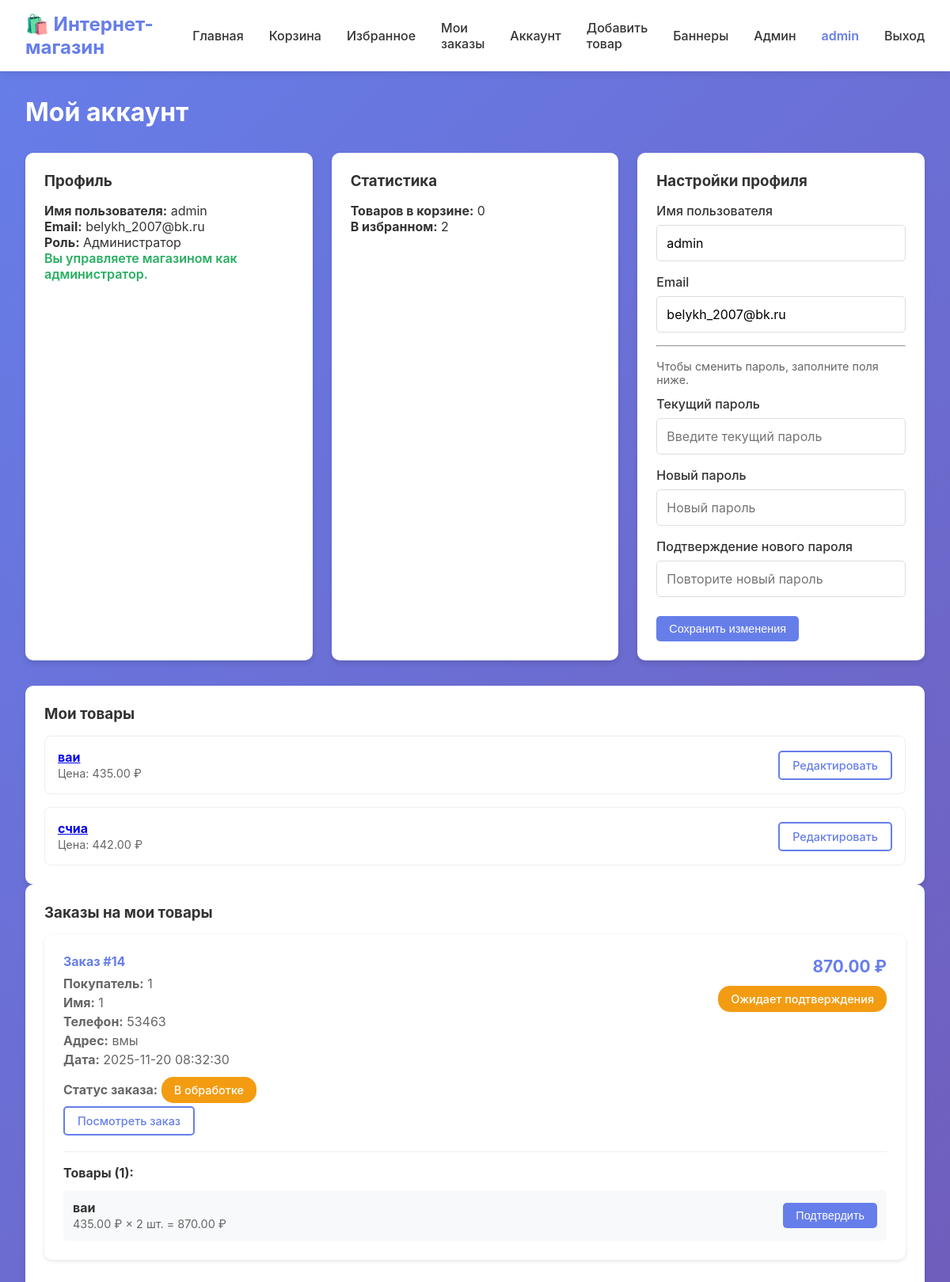
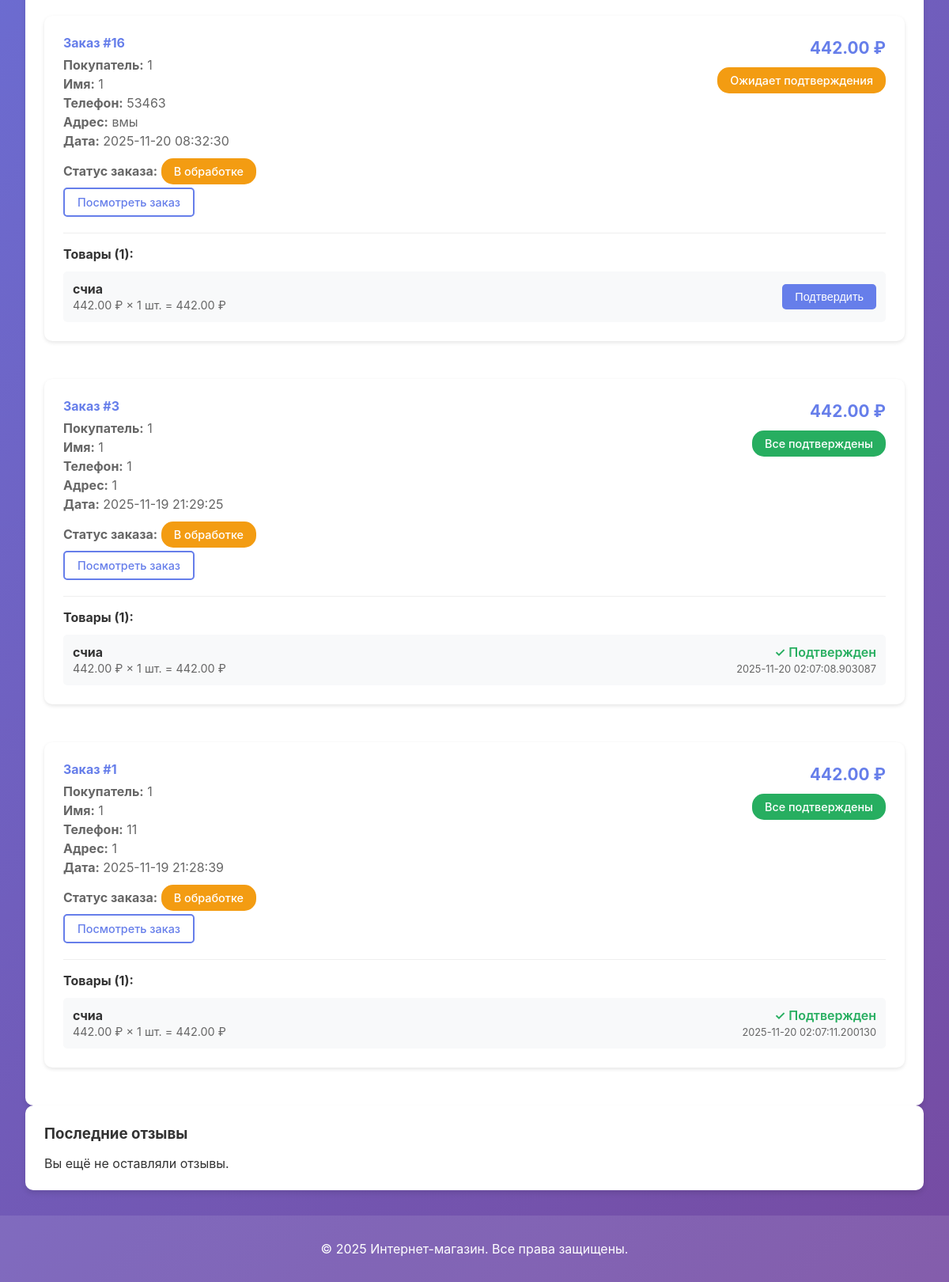
Before: /account (signed in) with the older database file (2 pictures, top to bottom).
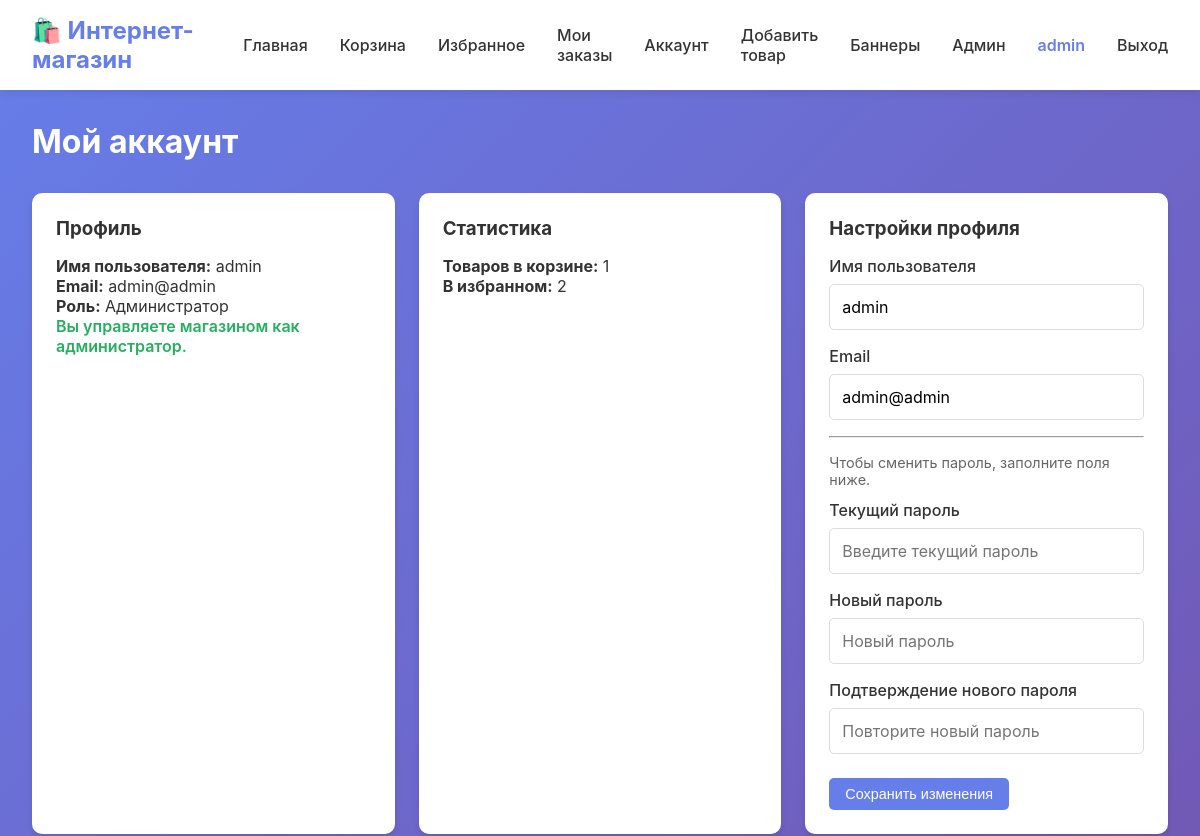
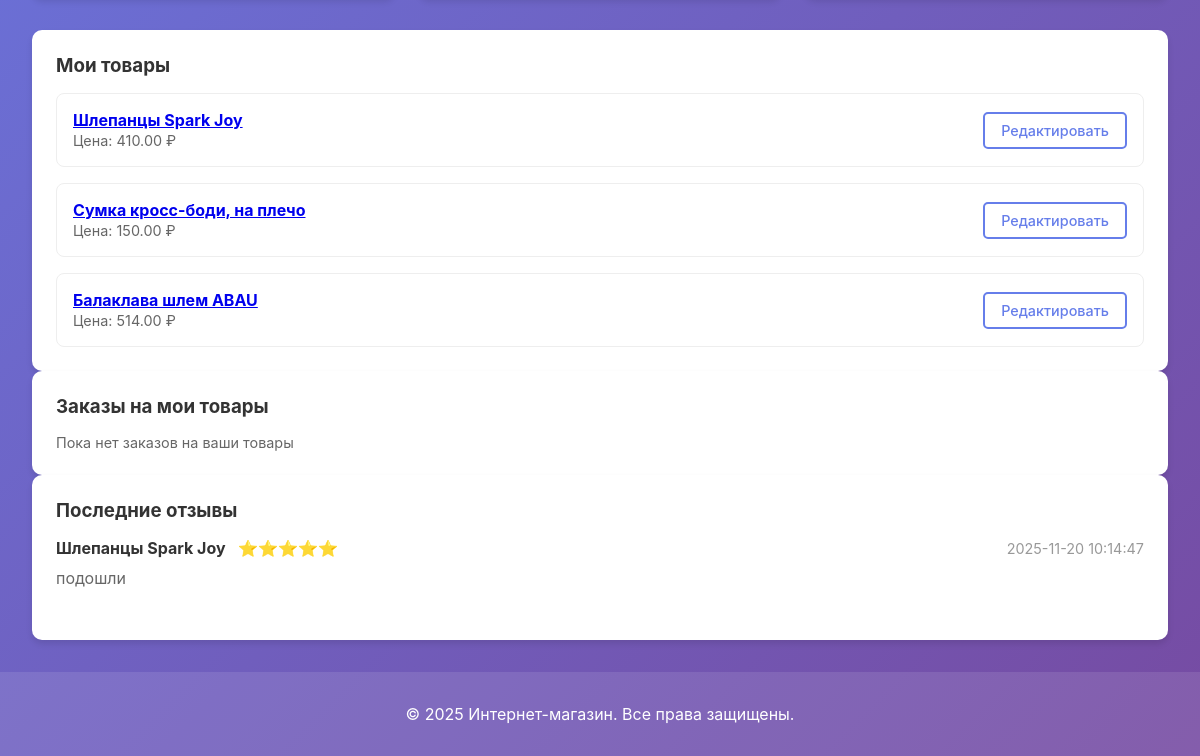
After: the same page with the newer database file (2 pictures, top to bottom).
### tables this page shows
CREATE TABLE users
                 (id INTEGER PRIMARY KEY AUTOINCREMENT,
                  username TEXT UNIQUE NOT NULL,
                  email TEXT UNIQUE NOT NULL,
                  password TEXT NOT NULL, role TEXT NOT NULL DEFAULT 'buyer', seller_request_status TEXT NOT NULL DEFAULT 'none');

CREATE TABLE products
                 (id INTEGER PRIMARY KEY AUTOINCREMENT,
                  name TEXT NOT NULL,
                  description TEXT,
                  price REAL NOT NULL,
                  image TEXT,
                  category TEXT,
                  stock INTEGER DEFAULT 0,
                  created_by_user_id INTEGER, specifications TEXT, is_approved INTEGER DEFAULT 0,
                  FOREIGN KEY (created_by_user_id) REFERENCES users(id));

CREATE TABLE orders
                 (id INTEGER PRIMARY KEY AUTOINCREMENT,
                  user_id INTEGER NOT NULL,
                  total_amount REAL NOT NULL,
                  customer_name TEXT NOT NULL,
                  customer_phone TEXT NOT NULL,
                  delivery_address TEXT NOT NULL,
                  comment TEXT,
                  payment_status TEXT NOT NULL DEFAULT 'pending',
                  payment_reference TEXT,
                  status TEXT DEFAULT 'pending',
                  cancelled_at TIMESTAMP,
                  cancelled_by INTEGER,
                  created_at TIMESTAMP DEFAULT CURRENT_TIMESTAMP,
                  FOREIGN KEY (user_id) REFERENCES users(id));

CREATE TABLE order_items
                 (id INTEGER PRIMARY KEY AUTOINCREMENT,
                  order_id INTEGER NOT NULL,
                  product_id INTEGER NOT NULL,
                  product_name TEXT NOT NULL,
                  price REAL NOT NULL,
                  quantity INTEGER NOT NULL,
                  seller_id INTEGER,
                  seller_confirmed INTEGER DEFAULT 0,
                  confirmed_at TIMESTAMP,
                  FOREIGN KEY (order_id) REFERENCES orders(id),
                  FOREIGN KEY (product_id) REFERENCES products(id));

CREATE TABLE reviews
                 (id INTEGER PRIMARY KEY AUTOINCREMENT,
                  user_id INTEGER NOT NULL,
                  product_id INTEGER NOT NULL,
                  rating INTEGER NOT NULL CHECK(rating >= 1 AND rating <= 5),
                  comment TEXT,
                  created_at TIMESTAMP DEFAULT CURRENT_TIMESTAMP,
                  FOREIGN KEY (user_id) REFERENCES users(id),
                  FOREIGN KEY (product_id) REFERENCES products(id));

### app.py (the view)
@app.route('/account')
@login_required
def account():
    conn = get_db()
    user = conn.execute('SELECT username, email, role, seller_request_status FROM users WHERE id = ?', (session['user_id'],)).fetchone()
    if user and session.get('role') != user['role']:
        session['role'] = user['role']
    cart_count_row = conn.execute(
        'SELECT COALESCE(SUM(quantity), 0) as total FROM cart WHERE user_id = ?',
        (session['user_id'],)
    ).fetchone()
    favorites_count_row = conn.execute(
        'SELECT COUNT(*) as total FROM favorites WHERE user_id = ?',
        (session['user_id'],)
    ).fetchone()
    reviews = conn.execute(
        '''SELECT r.rating, r.comment, r.created_at, p.name
           FROM reviews r
           JOIN products p ON r.product_id = p.id
           WHERE r.user_id = ?
           ORDER BY r.created_at DESC
           LIMIT 5''',
        (session['user_id'],)
    ).fetchall()
    seller_products = []
    seller_orders = []
    if user['role'] in ('seller', 'admin'):
        seller_products = conn.execute(
            'SELECT id, name, price FROM products WHERE created_by_user_id = ? ORDER BY id DESC',
            (session['user_id'],)
        ).fetchall()
        order_ids = conn.execute('''
            SELECT DISTINCT o.id
            FROM orders o
            JOIN order_items oi ON o.id = oi.order_id
            WHERE oi.seller_id = ? AND o.user_id != ?
            ORDER BY o.created_at DESC
        ''', (session['user_id'], session['user_id'])).fetchall()
        seller_orders = []
        for row in order_ids:
            order_id = row['id']
            order = conn.execute('''
                SELECT o.id, o.user_id, o.total_amount, o.customer_name, o.customer_phone,
                       o.delivery_address, o.status, o.created_at, u.username as buyer_username
                FROM orders o
                JOIN users u ON o.user_id = u.id
                WHERE o.id = ?
            ''', (order_id,)).fetchone()
            if order:
                if order['status'] == 'cancelled':
                    continue
                order_items = conn.execute('''
                    SELECT oi.id, oi.product_id, oi.product_name, oi.price, oi.quantity,
                           oi.seller_confirmed, oi.confirmed_at
                    FROM order_items oi
                    WHERE oi.order_id = ? AND oi.seller_id = ?
                ''', (order_id, session['user_id'])).fetchall()
                order_dict = dict(order)
                order_dict['items'] = [dict(item) for item in order_items] if order_items else []
                order_dict['all_confirmed'] = all(item['seller_confirmed'] for item in order_items) if order_items else False
                order_dict['status_label'] = ORDER_STATUS_LABELS.get(order['status'], order['status'])
                seller_orders.append(order_dict)
    conn.close()
    cart_count = cart_count_row['total'] if cart_count_row else 0
    favorites_count = favorites_count_row['total'] if favorites_count_row else 0
    return render_template(
        'account.html',
        user=user,
        cart_count=cart_count,
        favorites_count=favorites_count,
        reviews=reviews,
        seller_status=user['seller_request_status'],
        user_role=user['role'],
        seller_products=seller_products,
        seller_orders=seller_orders
    )

### app.py (called while the page is built)
@app.context_processor
def inject_helpers():
    def image_url(path):
        if not path:
            return 'https://via.placeholder.com/400x400?text=Нет+изображения'
        if isinstance(path, str) and path.startswith('http'):
            return path
        clean_path = path.replace('\\', '/').lstrip('/')
        static_folder = app.static_folder or os.path.join(app.root_path, 'static')
        full_path = os.path.join(static_folder, clean_path)
        if os.path.exists(full_path):
            return url_for('static', filename=clean_path)
        return url_for('static', filename=clean_path)
    return {
        'image_url': image_url,
        'category_choices': ALLOWED_PRODUCT_CATEGORIES
    }

def login_required(f):
    @wraps(f)
    def decorated_function(*args, **kwargs):
        if 'user_id' not in session:
            flash('Пожалуйста, войдите в систему', 'warning')
            return redirect(url_for('login'))
        return f(*args, **kwargs)
    return decorated_function

def get_db():
    conn = sqlite3.connect(app.config['DATABASE'])
    conn.row_factory = sqlite3.Row
    return conn

### templates/account.html (shortened to what the changed rows need)
{% extends "base.html" %}
{% block content %}
<div class="container">
    <h2>Мой аккаунт</h2>
    <div class="account-grid">
        <div class="account-card">
            <h3>Профиль</h3>
            <p><strong>Имя пользователя:</strong> {{ user.username }}</p>
            <p><strong>Email:</strong> {{ user.email }}</p>
            <p><strong>Роль:</strong>
                {% if user_role == 'admin' %}
                    Администратор
                {% elif user_role == 'seller' %}
                    Продавец
                {% else %}
                    Покупатель
                {% endif %}
            </p>
            {% if user_role == 'buyer' %}
                {% if seller_status == 'pending' %}
                    <p class="text-muted">Заявка на статус продавца находится на рассмотрении.</p>
                {% else %}
                    <form method="POST" action="{{ url_for('request_seller_status') }}">
                        <button type="submit" class="btn btn-primary btn-small">Стать продавцом</button>
                    </form>
                {% endif %}
            {% elif user_role == 'seller' %}
                <p class="text-success">Ваш аккаунт активен как продавец.</p>
            {% elif user_role == 'admin' %}
                <p class="text-success">Вы управляете магазином как администратор.</p>
            {% endif %}
        </div>
        <div class="account-card">
            <h3>Статистика</h3>
            <p><strong>Товаров в корзине:</strong> {{ cart_count }}</p>
            <p><strong>В избранном:</strong> {{ favorites_count }}</p>
        </div>
        <div class="account-card">
            <form method="POST" action="{{ url_for('update_account_settings') }}" class="account-settings-form">
                <div class="form-group">
                    <label for="account-username">Имя пользователя</label>
                    <input type="text" id="account-username" name="username" class="form-control" value="{{ user.username }}" required>
                </div>
                <div class="form-group">
                    <label for="account-email">Email</label>
                    <input type="email" id="account-email" name="email" class="form-control" value="{{ user.email }}" required>
                </div>
            </form>
        </div>
    </div>
    {% if user_role in ['seller', 'admin'] and seller_products %}
    <div class="account-card">
        <div class="table-list">
            {% for product in seller_products %}
                <div class="table-row">
                    <div>
                        <strong><a href="{{ url_for('product', product_id=product.id) }}">{{ product.name }}</a></strong><br>
                        <span class="text-muted">Цена: {{ "%.2f"|format(product.price) }} ₽</span>
                    </div>
                    <div class="table-actions">
                        <a href="{{ url_for('edit_product', product_id=product.id) }}" class="btn btn-outline btn-small">Редактировать</a>
                    </div>
                </div>
            {% endfor %}
        </div>
    </div>
    {% endif %}
    {% if user_role in ['seller', 'admin'] and seller_orders %}
    <div class="account-card">
        <h3>Заказы на мои товары</h3>
        <div class="orders-list">
            {% for order in seller_orders %}
                <div class="order-card">
                    <div class="order-header">
                        <div class="order-info">
                            <h4>Заказ #{{ order.id }}</h4>
                            <p class="order-detail"><strong>Покупатель:</strong> {{ order.buyer_username }}</p>
                            <p class="order-detail"><strong>Имя:</strong> {{ order.customer_name }}</p>
                            <p class="order-detail"><strong>Телефон:</strong> {{ order.customer_phone }}</p>
                            <p class="order-detail"><strong>Адрес:</strong> {{ order.delivery_address }}</p>
                            <p class="order-detail"><strong>Дата:</strong> {{ order.created_at }}</p>
                            <p class="order-detail"><strong>Статус заказа:</strong>
                                <span class="badge badge-{{ order.status }}">
                                    {{ order.status_label or order.status }}
                                </span>
                            </p>
                            <p class="order-detail">
                                <a href="{{ url_for('seller_order_details', order_id=order.id) }}" class="btn btn-outline btn-small">Посмотреть заказ</a>
                            </p>
                        </div>
                        <div class="order-summary">
                            <p class="order-total">{{ "%.2f"|format(order.total_amount) }} ₽</p>
                            <span class="badge {% if order.all_confirmed %}badge-success{% else %}badge-warning{% endif %}">
                                {% if order.all_confirmed %}Все подтверждены{% else %}Ожидает подтверждения{% endif %}
                            </span>
                        </div>
                    </div>
                    <div class="order-items-section">
                        <h5>Товары ({{ order['items']|length }}):</h5>
                        {% for item in order['items'] %}
                            <div class="order-item">
                                <div class="order-item-info">
                                    <div>
                                        <strong>{{ item.product_name }}</strong><br>
                                        <span class="order-item-details">
                                            {{ "%.2f"|format(item.price) }} ₽ × {{ item.quantity }} шт. = {{ "%.2f"|format(item.price * item.quantity) }} ₽
                                        </span>
                                    </div>
                                </div>
                                <div class="order-item-status">
                                    {% if item.seller_confirmed %}
                                        <span class="text-success">✓ Подтвержден</span>
                                        {% if item.confirmed_at %}
                                            <br><span class="text-muted" style="font-size: 0.8rem;">{{ item.confirmed_at }}</span>
                                        {% endif %}
                                    {% else %}
                                        <form method="POST" action="{{ url_for('confirm_order_item', order_id=order.id, order_item_id=item.id) }}" class="inline-form">
                                            <button type="submit" class="btn btn-primary btn-small">Подтвердить</button>
                                        </form>
                                    {% endif %}
                                </div>
                            </div>
                        {% endfor %}
                    </div>
                </div>
            {% endfor %}
        </div>
    </div>
    {% elif user_role in ['seller', 'admin'] %}
    <div class="account-card">
        <h3>Заказы на мои товары</h3>
        <p class="text-muted">Пока нет заказов на ваши товары</p>
    </div>
    {% endif %}
    <div class="account-card">
        <h3>Последние отзывы</h3>
        {% if reviews %}
            <div class="reviews-list">
                {% for review in reviews %}
                    <div class="review-item">
                        <div class="review-header">
                            <div>
                                <strong>{{ review.name }}</strong>
                                <span class="review-rating">
                                    {% for i in range(review.rating) %}⭐{% endfor %}
                                </span>
                            </div>
                            <span class="review-date">{{ review.created_at }}</span>
                        </div>
                        {% if review.comment %}
                            <p class="review-comment">{{ review.comment }}</p>
                        {% endif %}
                    </div>
                {% endfor %}
            </div>
        {% else %}
            <p>Вы ещё не оставляли отзывы.</p>
        {% endif %}
    </div>
</div>
{% endblock %}

Changed rows visible on the page:
removed products: name "ваи", price "435.00"
removed products: name "счиа", price "442.00"
removed orders: id "14", buyer_username "1", customer_name "1", customer_phone "53463", delivery_address "вмы", created_at "2025-11-20 08:32:30", status_label "В обработке", total_amount "870.00", shows "Ожидает подтверждения", items|length "1"
removed order_items: product_name "ваи", price "435.00", quantity "2", item.price*item.quantity "870.00", shown under "14"
removed orders: id "16", buyer_username "1", customer_name "1", customer_phone "53463", delivery_address "вмы", created_at "2025-11-20 08:32:30", status_label "В обработке", total_amount "442.00", shows "Ожидает подтверждения", items|length "1"
removed order_items: product_name "счиа", price "442.00", quantity "1", item.price*item.quantity "442.00", shown under "16"
no longer on this page (row edited): orders: id "3", buyer_username "1", customer_name "1", customer_phone "1", delivery_address "1", created_at "2025-11-19 21:29:25", status_label "В обработке", total_amount "442.00", shows "Все подтверждены", items|length "1"
no longer on this page (row edited): order_items: product_name "счиа", price "442.00", quantity "1", item.price*item.quantity "442.00", confirmed_at "2025-11-20 02:07:08.903087", shown under "3"
no longer on this page (row edited): orders: id "1", buyer_username "1", customer_name "1", customer_phone "11", delivery_address "1", created_at "2025-11-19 21:28:39", status_label "В обработке", total_amount "442.00", shows "Все подтверждены", items|length "1"
no longer on this page (row edited): order_items: product_name "счиа", price "442.00", quantity "1", item.price*item.quantity "442.00", confirmed_at "2025-11-20 02:07:11.200130"
changed users "admin": email "belykh_2007@bk.ru" → "admin@admin"
added products: name "Шлепанцы Spark Joy", price "410.00"
now on this page (row edited): products: name "Сумка кросс-боди, на плечо", price "150.00"
added products: name "Балаклава шлем ABAU", price "514.00"
added reviews: name "Шлепанцы Spark Joy", rating 5 (drawn), created_at "2025-11-20 10:14:47", comment "подошли"
Other visible differences:
{{ cart_count }}: "0" → "1"
text no longer shown: "Вы ещё не оставляли отзывы."
text now shown: "Пока нет заказов на ваши товары"
